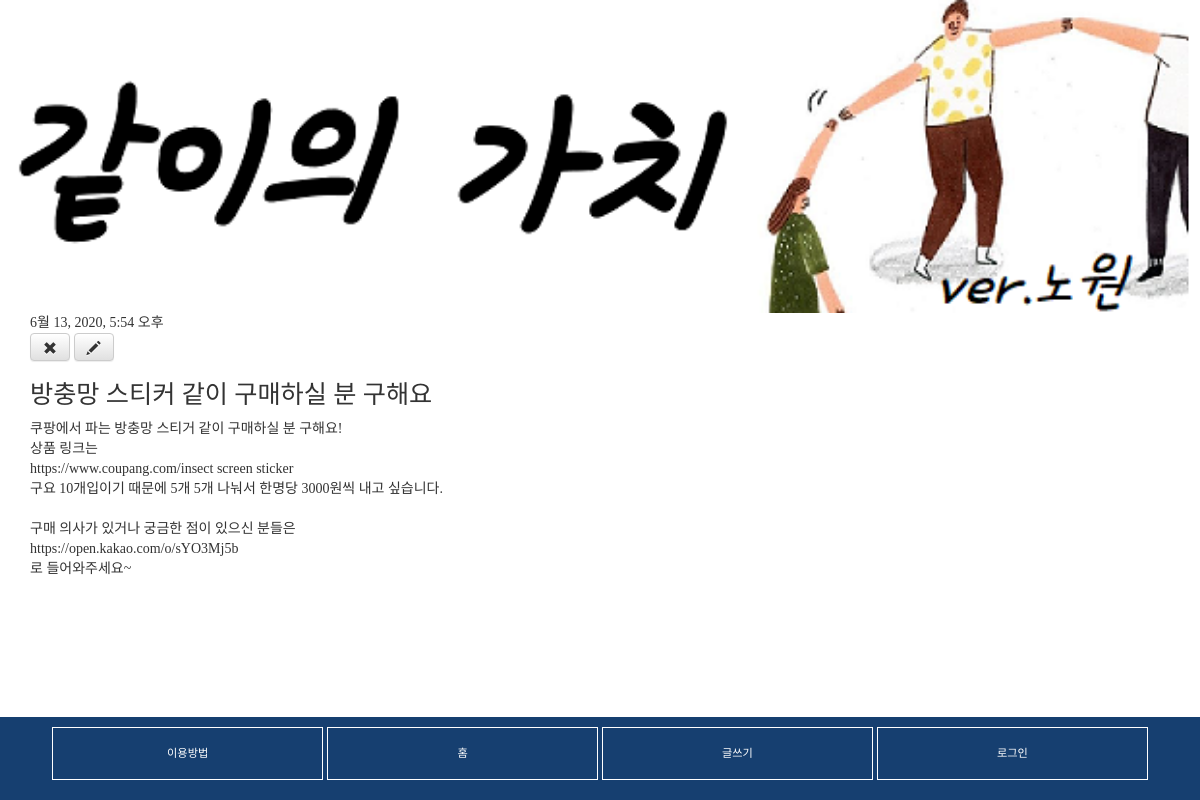
The page /post/57/ on the database its author committed.
### blog/models.py (models this page shows, shortened)
class Post(models.Model): #post:모델 이름 //models는 Post가 장고 모델임을 의미
    author = models.ForeignKey(settings.AUTH_USER_MODEL, on_delete=models.CASCADE)#다른 모델에 대한 링크
    title = models.CharField(max_length=200) #글자수가 제한된 텍스트를 정의할 때 사용, 제목같은데 사용
    text = models.TextField() #글자 수에 제한이 없는 긴 텍스트를 위한 속성. 블로그 콘텐츠 용
    created_date = models.DateTimeField( #날짜와 시간
            default=timezone.now)
    published_date = models.DateTimeField(
            blank=True, null=True)

### blog/views.py (the view)
# urls.py: path('post/<int:pk>/', views.post_detail, name='post_detail'),
def post_detail(request, pk):
    post = get_object_or_404(Post, pk=pk)
    return render(request, 'blog/post_detail.html', {'post': post})

### blog/templates/blog/post_detail.html
{% extends 'blog/base.html' %}
{% block cont %}
    <div class="post">
        {% if post.published_date %}
            <div class="date">
                {{ post.published_date }}
            </div>
        {% endif %}
        <a class="btn btn-default" href="{% url 'post_remove' pk=post.pk %}"><span class="glyphicon glyphicon-remove"></span></a>
        <a class="btn btn-default" href="{% url 'post_edit' pk=post.pk %}"><span class="glyphicon glyphicon-pencil"></span></a>
        <h1>{{ post.title }}</h1>
        <p>{{ post.text|linebreaksbr }}</p>
    </div>
{% endblock %}

### blog/templates/blog/base.html (style rules this page uses)
body { background: #fff; font-family: "맑은고딕"; }
a { text-decoration : none; color : black; }
h1 { font-size: 1.8em; }
p { font-size: 1em; }

### rows shown on the page
Post: published_date "6월 13, 2020, 5:54 오후", title "방충망 스티커 같이 구매하실 분 구해요", text "쿠팡에서 파는 방충망 스티거 같이 구매하실 분 구해요! 상품 링크는 https://www.coupang.com/insect screen sticker 구요 10개입이기 때문에 5개 5개 나눠서 한명당 3000원씩 내고 싶습니다. 구매 의사가 있거나 궁금한 점이 있으신 분들은 https://open.kakao.com/o/sYO3Mj5b 로 들어와주세요~"
